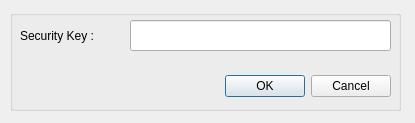
<?xml version="1.0" encoding="UTF-8"?>
<ui version="4.0">
 <class>Dialog</class>
 <widget class="QDialog" name="Dialog">
  <property name="geometry">
   <rect>
    <x>0</x>
    <y>0</y>
    <width>415</width>
    <height>123</height>
   </rect>
  </property>
  <property name="windowTitle">
   <string>Unlock Setting</string>
  </property>
  <widget class="QGroupBox" name="groupBox">
   <property name="geometry">
    <rect>
     <x>10</x>
     <y>10</y>
     <width>391</width>
     <height>101</height>
    </rect>
   </property>
   <property name="title">
    <string/>
   </property>
   <widget class="QLineEdit" name="lineEdit">
    <property name="geometry">
     <rect>
      <x>120</x>
      <y>10</y>
      <width>261</width>
      <height>31</height>
     </rect>
    </property>
    <property name="echoMode">
     <enum>QLineEdit::Password</enum>
    </property>
   </widget>
   <widget class="QDialogButtonBox" name="buttonBox">
    <property name="geometry">
     <rect>
      <x>80</x>
      <y>60</y>
      <width>301</width>
      <height>32</height>
     </rect>
    </property>
    <property name="orientation">
     <enum>Qt::Horizontal</enum>
    </property>
    <property name="standardButtons">
     <set>QDialogButtonBox::Cancel|QDialogButtonBox::Ok</set>
    </property>
   </widget>
   <widget class="QLabel" name="label">
    <property name="geometry">
     <rect>
      <x>10</x>
      <y>10</y>
      <width>101</width>
      <height>31</height>
     </rect>
    </property>
    <property name="font">
     <font>
      <pointsize>9</pointsize>
     </font>
    </property>
    <property name="text">
     <string>Security Key :</string>
    </property>
   </widget>
  </widget>
 </widget>
 <resources/>
 <connections>
  <connection>
   <sender>buttonBox</sender>
   <signal>accepted()</signal>
   <receiver>Dialog</receiver>
   <slot>accept()</slot>
   <hints>
    <hint type="sourcelabel">
     <x>248</x>
     <y>254</y>
    </hint>
    <hint type="destinationlabel">
     <x>157</x>
     <y>274</y>
    </hint>
   </hints>
  </connection>
  <connection>
   <sender>buttonBox</sender>
   <signal>rejected()</signal>
   <receiver>Dialog</receiver>
   <slot>reject()</slot>
   <hints>
    <hint type="sourcelabel">
     <x>316</x>
     <y>260</y>
    </hint>
    <hint type="destinationlabel">
     <x>286</x>
     <y>274</y>
    </hint>
   </hints>
  </connection>
 </connections>
</ui>
